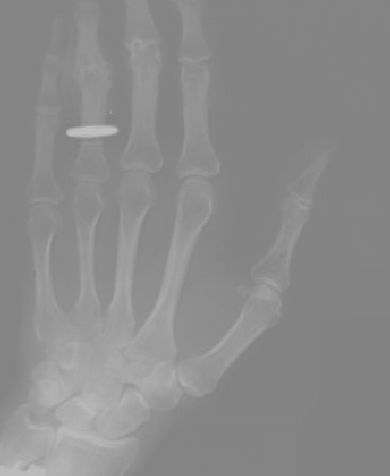
#> input picture HW2/Lowcontrast.tif, 390 x 476 px
$ python HW2_Q3.py
#> lines starting #> are read from the running program, lines starting #| are printed output that depends on the picture
#> further down, img_lc is the input picture: shape (476, 390, 3); min 128, max 190, mean 139.3
#!/usr/bin/env python
# coding: utf-8

# In[11]:


import cv2 as cv
import numpy as np
import matplotlib.pyplot as plt

#A

def normalize_histogram(img):

    n = np.zeros(256)
    p = np.zeros(256)
    for i in range(img.shape[0]):
        for j in range (img.shape[1]):
            n[img[i,j]]+=1
            p[img[i,j]]=n[img[i,j]]/(img.shape[0]*img.shape[1])
#> after the loop, n = 256 values, max 42858 at index 131, min 0 at index 0, mean 725.2; p = 256 values, max 0.231 at index 131, min 0 at index 0, mean 0.00391

    return p

#B

def histogram_equalization(img):

    s = np.zeros(256)
    p = normalize_histogram(img)

    for i in range(256):
        for j in range(i+1):
            s[i]=s[i]+p[j]
#> after the loop, s = 256 values from 0 to 1

    for i in range(256):
        s[i] = 255*s[i]
        s[i] = s[i].astype('uint8')
#> after the loop, s = 256 values from 0 to 254


    for i in range(img.shape[0]):
        for j in range(img.shape[1]):
            n = img[i,j]
            img[i,j] = s[img[i,j]]
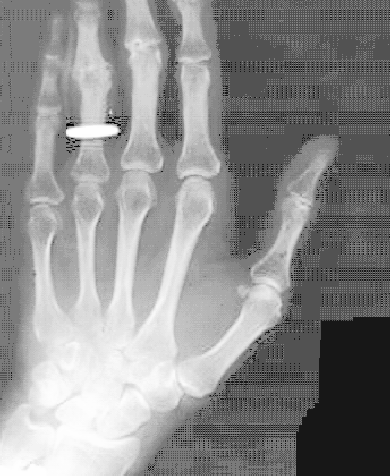
#> img: shape (476, 390, 3); min 0, max 254, mean 139.8

    return img

#C

# first image
img_lc = cv.imread('Lowcontrast.tif')
img1 = img_lc.copy()
img1 = histogram_equalization(img1)
fig , ax = plt.subplots(2,2,figsize=(10,10))

ax = plt.subplot(2,2,1)
ax.imshow(img_lc, cmap = 'gray', vmin=0 , vmax=255)
ax.axis('off')
ax.set_title(' Low contrast image')

ax = plt.subplot(2,2,2)
ax.imshow(img1, cmap = 'gray', vmin=0 , vmax=255)
ax.axis('off')
ax.set_title('improved low contrast image')

ax = plt.subplot(2,2,3)
ax.hist(img_lc.ravel() , bins = 256 , range = (0 , 255))
ax.axes.get_yaxis().set_visible(False)

ax = plt.subplot(2,2,4)
ax.hist(img1.ravel() , bins = 256 )
ax.axes.get_yaxis().set_visible(False)

# second image
img_d = cv.imread('Dark.tif')
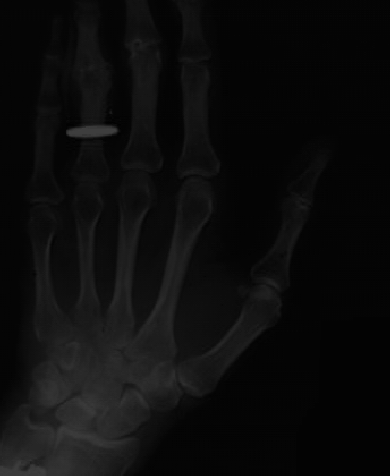
#> input picture HW2/Dark.tif, 390 x 476 px
#> img_d is the input picture: shape (476, 390, 3); min 1, max 63, mean 12.3
img2 = img_d.copy()
img2 = histogram_equalization(img2)
fig , ax = plt.subplots(2,2,figsize=(10,10))

ax = plt.subplot(2,2,1)
ax.imshow(img_d, cmap = 'gray', vmin=0 , vmax=255)
ax.axis('off')
ax.set_title('Dark image')

ax = plt.subplot(2,2,2)
ax.imshow(img2, cmap = 'gray', vmin=0 , vmax=255)
ax.axis('off')
ax.set_title('improved dark image')

ax = plt.subplot(2,2,3)
ax.hist(img_d.ravel() , bins = 256 ,range = (0 , 255)  )
ax.axes.get_yaxis().set_visible(False)

ax = plt.subplot(2,2,4)
ax.hist(img2.ravel() , bins = 256 )
ax.axes.get_yaxis().set_visible(False)

# third image
img_b = cv.imread('Bright.tif')
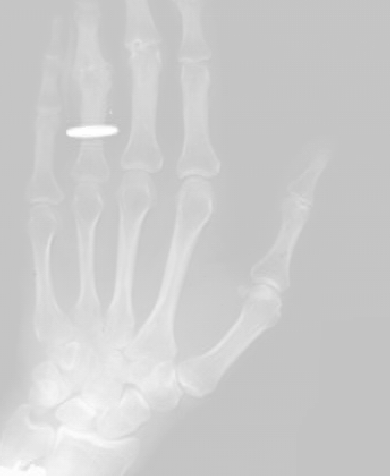
#> input picture HW2/Bright.tif, 390 x 476 px
#> img_b is the input picture: shape (476, 390, 3); min 193, max 255, mean 204.3
img3 = img_b.copy()
img3 = histogram_equalization(img3)
fig , ax = plt.subplots(2,2,figsize=(10,10))

ax = plt.subplot(2,2,1)
ax.imshow(img_b, cmap = 'gray', vmin=0 , vmax=255)
ax.axis('off')
ax.set_title('Bright image ')

ax = plt.subplot(2,2,2)
ax.imshow(img3, cmap = 'gray', vmin=0 , vmax=255)
ax.axis('off')
ax.set_title('improved bright image')

ax = plt.subplot(2,2,3)
ax.hist(img_b.ravel() , bins = 256 , range = (0 , 255))
ax.axes.get_yaxis().set_visible(False)

ax = plt.subplot(2,2,4)
ax.hist(img3.ravel() , bins = 256 )
ax.axes.get_yaxis().set_visible(False)


cv.waitKey(0)
cv.destroyAllWindows()


# In[ ]:
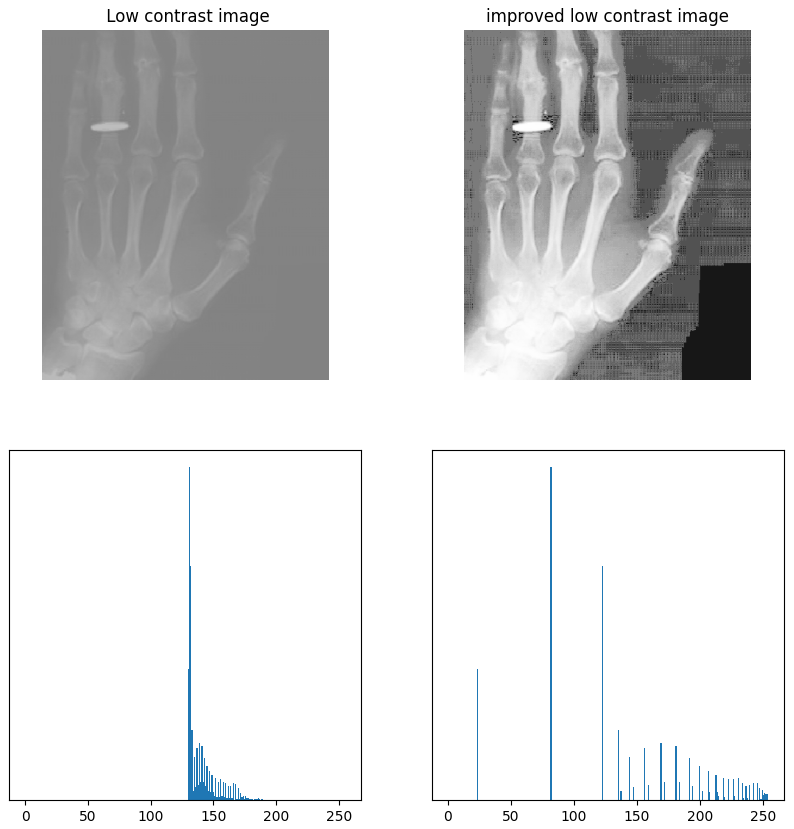
#> figure drawn by matplotlib, 4 panels; panel 3: tallest bar 128574 high, from x = 130.5 to 131.5; panel 4: tallest bar 128574 high, from x = 81.36 to 82.35
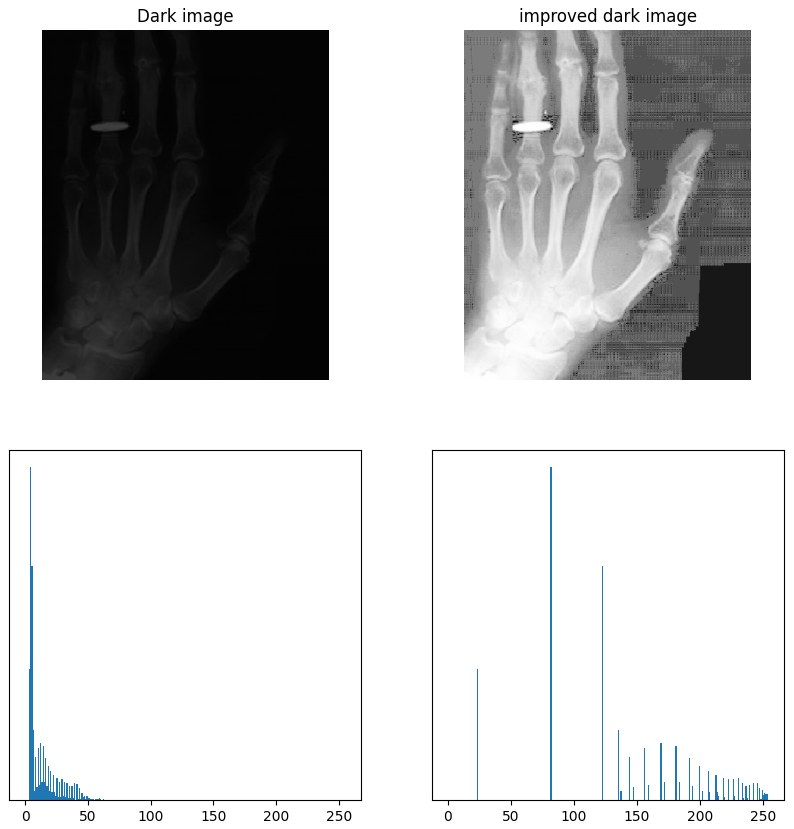
#> figure drawn by matplotlib, 4 panels; panel 3: tallest bar 128574 high, from x = 3.98 to 4.98; panel 4: tallest bar 128574 high, from x = 81.36 to 82.35
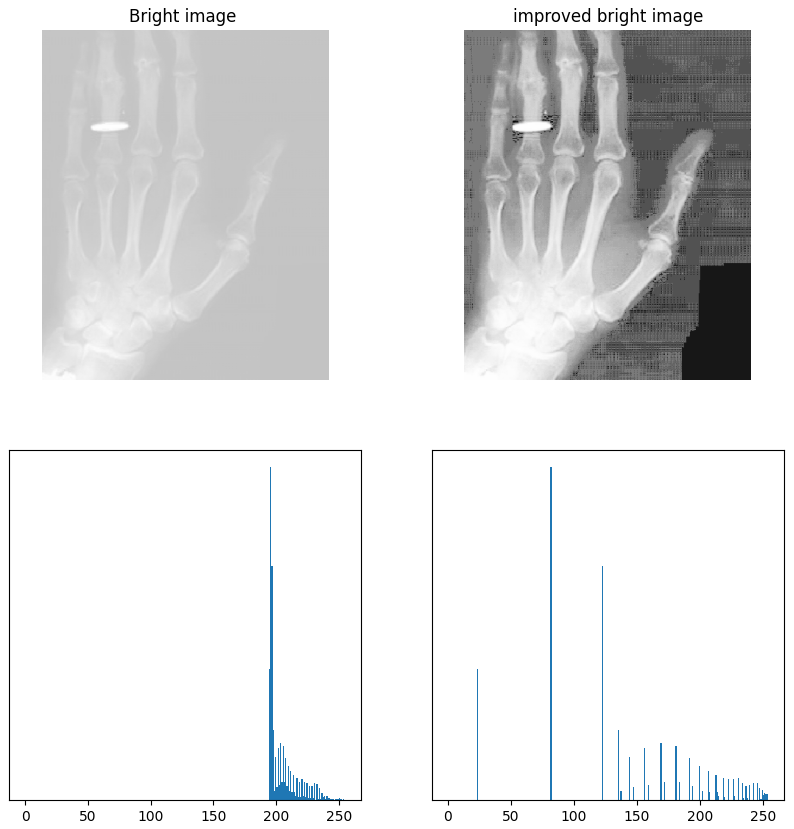
#> figure drawn by matplotlib, 4 panels; panel 3: tallest bar 128574 high, from x = 195.2 to 196.2; panel 4: tallest bar 128574 high, from x = 81.36 to 82.35
